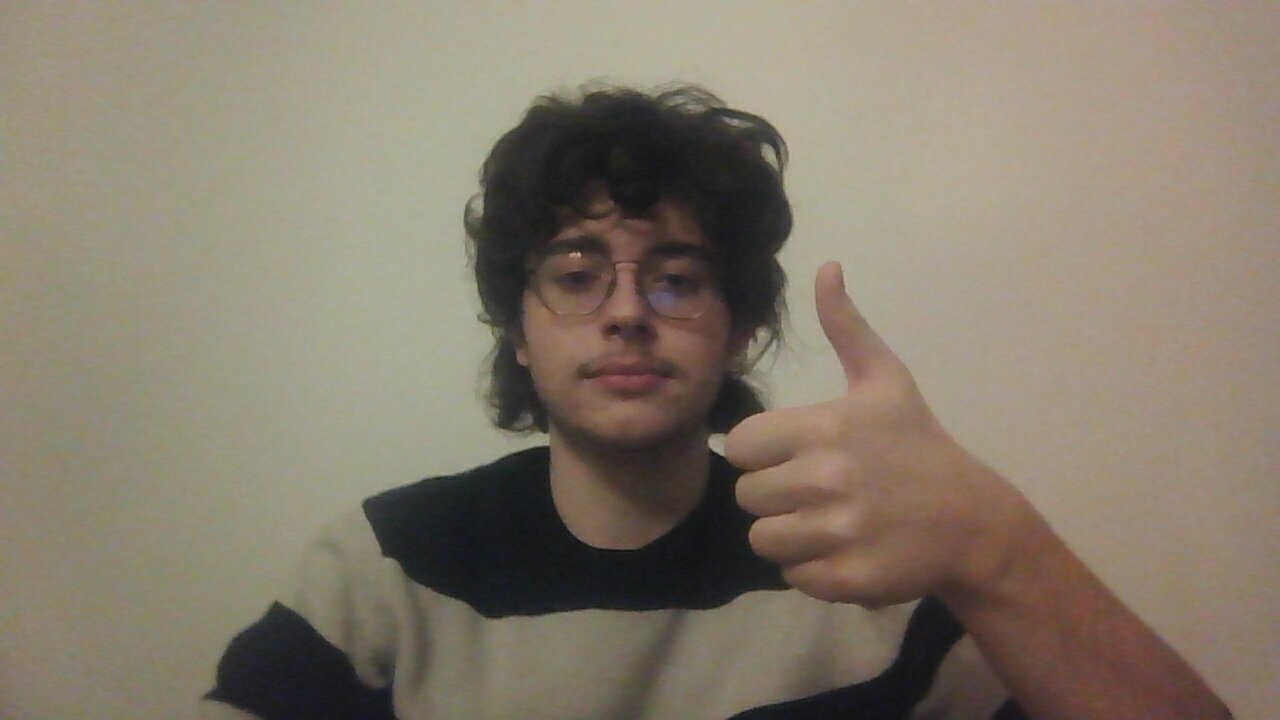
#> input picture fotoMiaProva.jpeg, 1280 x 720 px
$ python catenaria.py fotoMiaProva.jpeg 5 3
#> lines starting #> are read from the running program, lines starting #| are printed output that depends on the picture; after the words box and inside, x2 and y2 are one past the last pixel; in counts of white or black regions, pixels touching at a corner belong together
import cv2 as cv
import numpy as np
from matplotlib import pyplot as plt
import sys

#percorso file coordinate punti della parabola da fittare

coord_path = './lab/coord.txt'
open(coord_path, 'w').close()   #formatta il file delle coord prima di riscrivere


# Ottieni il percorso del file dall'argomento
if len(sys.argv) > 1:
    file_path = sys.argv[1]
    contour_index = int(sys.argv[2]) if len(sys.argv) > 2 else 4
    n_top_countours = int(sys.argv[3]) if len(sys.argv) > 2 else 5
else:
    file = input("Inserisci il nome del file: ")
    file_path = './lab/' + file
    contour_index = 4
    n_top_countours = 5

# Usa file_path ovunque
img = cv.imread(file_path, cv.IMREAD_GRAYSCALE)
#> img: shape (720, 1280); min 13, max 181, mean 124.5
assert img is not None, f"file {file_path} could not be read, check file path/integrity"
img = cv.medianBlur(img,5)

ret,th1 = cv.threshold(img,127,255,cv.THRESH_BINARY)
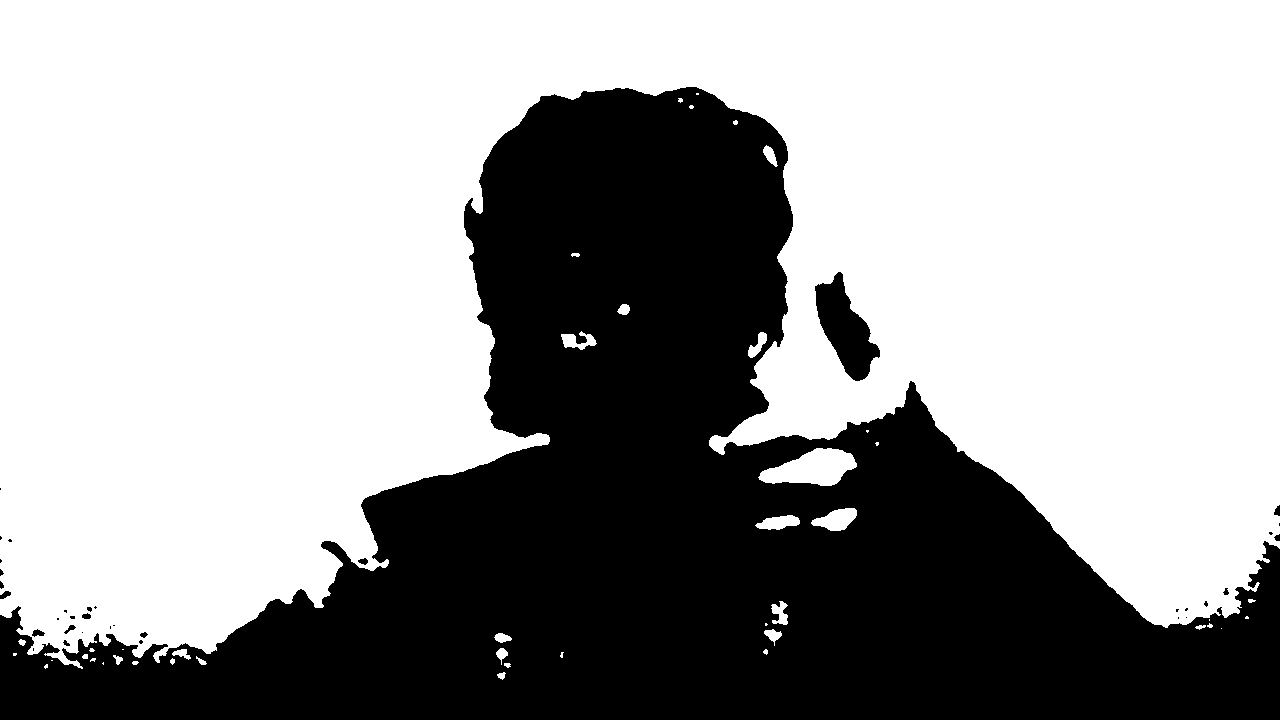
#> th1: shape (720, 1280); 62.5% white; 35 black regions (22 under 20 px), largest, box (x1, y1, x2, y2) and area: (0, 87, 1280, 720) 341058, (815, 272, 880, 381) 3529, (32, 629, 45, 637) 62
th2 = cv.adaptiveThreshold(img,255,cv.ADAPTIVE_THRESH_MEAN_C,\
            cv.THRESH_BINARY,11,2)
#> th2: shape (720, 1280); 92.3% white; 3657 black regions (3412 under 20 px), largest, box (x1, y1, x2, y2) and area: (362, 101, 922, 619) 17200, (464, 85, 726, 438) 6801, (815, 261, 1235, 720) 5023
th3 = cv.adaptiveThreshold(img,255,cv.ADAPTIVE_THRESH_GAUSSIAN_C,\
            cv.THRESH_BINARY,11,2)
#> th3: shape (720, 1280); 96.8% white; 1772 black regions (1671 under 20 px), largest, box (x1, y1, x2, y2) and area: (362, 446, 922, 619) 4524, (739, 137, 794, 377) 2037, (704, 377, 804, 581) 1665

titles = ['Original Image', 'Global Thresholding (v = 127)',
            'Adaptive Mean Thresholding', 'Adaptive Gaussian Thresholding']
images = [img, th1, th2, th3]

plt.figure("Correzione impurezze")
for i in range(4):
    plt.subplot(2,2,i+1),plt.imshow(images[i],'gray')
    plt.title(titles[i])
    plt.xticks([]),plt.yticks([])

#edge detection partendo dall'immagine pura         <---
plt.figure("edge detection pura")
edges = cv.Canny(img, 100, 200)
#> edges: shape (720, 1280); 0.4% white in thin lines or dots, all inside (x1, y1, x2, y2) = (205, 87, 1234, 720)

edgesPURE = edges

plt.subplot(121),plt.imshow(img,cmap = 'gray')
plt.title('Original Image'), plt.xticks([]), plt.yticks([])
plt.subplot(122),plt.imshow(edges,cmap = 'gray')
plt.title('Edge Image'), plt.xticks([]), plt.yticks([])

#edge detection post pulizia dell'adattiva gaussiana
plt.figure("edge detection from gaussian")
edges = cv.Canny(th3, 100, 200)
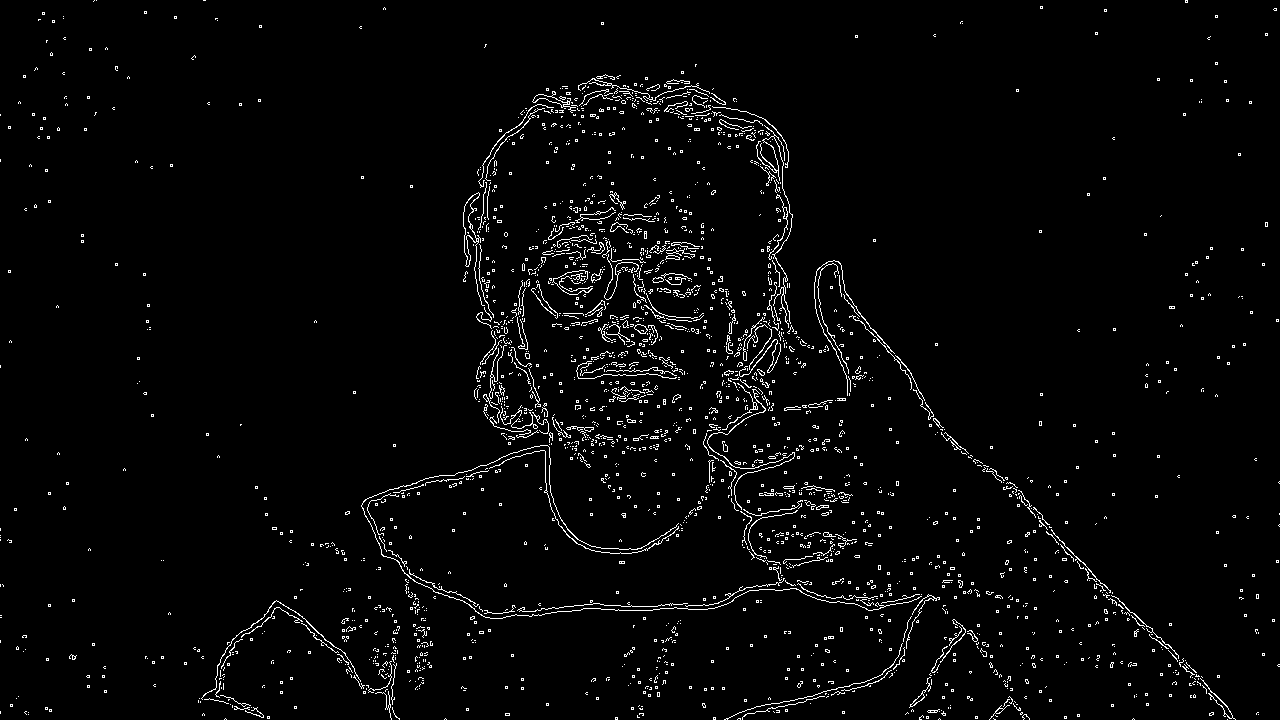
#> edges: shape (720, 1280); 2.7% white in thin lines or dots

plt.subplot(121),plt.imshow(img,cmap = 'gray')
plt.title('Original Image'), plt.xticks([]), plt.yticks([])
plt.subplot(122),plt.imshow(edges,cmap = 'gray')
plt.title('Edge Image'), plt.xticks([]), plt.yticks([])

# edges è già in scala di grigi
ret, thresh = cv.threshold(edgesPURE, 127, 255, 0)          #<--- ho messo qui il pure per evitare sporcizia
contours, hierarchy = cv.findContours(thresh, cv.RETR_TREE, cv.CHAIN_APPROX_SIMPLE)
#> contours = 40 contours, 25 with area under 20; largest, box (x1, y1, x2, y2) and area: (362, 428, 673, 619) 104, (249, 601, 346, 654) 68, (708, 395, 766, 468) 50, (478, 105, 546, 189) 50, (549, 463, 674, 550) 45

# Stampa informazioni sui contorni
print(f"Numero totale di contorni trovati: {len(contours)}")
#| Numero totale di contorni trovati: 40

# Carica l'immagine originale a colori
img_color = cv.imread(file_path)
#> img_color is the input picture: shape (720, 1280, 3); mean B, G, R 108, 123.2, 133.2

if img_color is not None and len(contours) > 0:
    # Ordina i contorni per area (dal più grande al più piccolo)
    #contours_sorted = sorted(contours, key=cv.contourArea, reverse=True)           !!<-CHATGPT

    contours_sorted = sorted(
        enumerate(contours),
        key=lambda x: cv.contourArea(x[1]),
        reverse=True
    )
#> contours_sorted = 40 items

    # [7 lines of commented-out code are left out]
    img_all_contours = img_color.copy()
    cv.drawContours(img_all_contours, contours, -1, (0,255,0), 2)
#> img_all_contours: shape (720, 1280, 3); 1.28% of pixels changed, all inside (x1, y1, x2, y2) = (204, 86, 1235, 720)

    plt.figure("Tutti i contorni")
    plt.imshow(cv.cvtColor(img_all_contours, cv.COLOR_BGR2RGB))
    plt.title(f'Tutti i {len(contours)} contorni')

    # Disegna i primi 5 contorni più grandi (escludendo eventualmente il bordo dell'immagine)
    img_top_contours = img_color.copy()
    # Salta il primo se è troppo grande (potrebbe essere il bordo)
    start_idx = 1 if len(contours_sorted) > 1 and cv.contourArea(contours_sorted[0][1]) > img.shape[0] * img.shape[1] * 0.9 else 0     ##CHAT GPT sostituisce contours_sorted[0] con contours_sorted[0][1]
#> start_idx = 0

    for i in range(start_idx, min(start_idx + n_top_countours, len(contours_sorted))):                    ## start_idx + 5 sostituito da me coon start_idx + n_top_countours
        cv.drawContours(img_top_contours, [contours_sorted[i][1]], 0, (0,255,0), 3)        ##CHATGPT sostituisce contours_sorted[i] con contours_sorted[i][1]
#> this loop made 3 passes
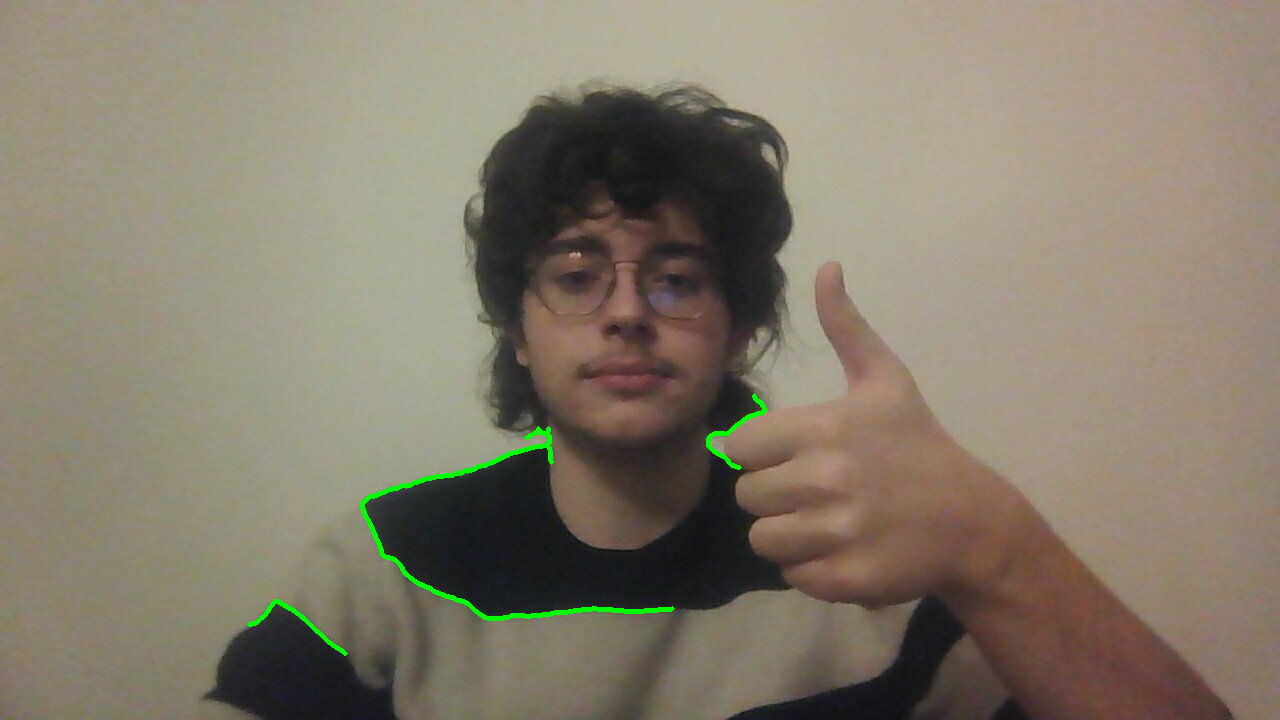
#> img_top_contours: shape (720, 1280, 3); 0.46% of pixels changed, all inside (x1, y1, x2, y2) = (247, 393, 768, 656)

    # [6 lines of commented-out code are left out]

    top_ids = [idx for idx, _ in contours_sorted[start_idx:start_idx + n_top_countours]]              ## start_idx + 5 sostituito da me coon start_idx + n_top_countours
#> top_ids = [11, 5, 13]
    print(f"\nID dei top {n_top_countours} contorni:", top_ids)
#| ID dei top 3 contorni: [11, 5, 13]


    plt.figure(f"Top {n_top_countours} contorni")
    plt.imshow(cv.cvtColor(img_top_contours, cv.COLOR_BGR2RGB))
    plt.title(f'Top {n_top_countours} contorni più grandi')

# [24 lines of commented-out code are left out]
    def getCoord(indiceContornoTarget):
        print(f"Coords di contorno {indiceContornoTarget}")
        if len(contours) > indiceContornoTarget:
            cnt = contours[indiceContornoTarget]
            img_single = img_color.copy()

            # Altezza dell'immagine per l'inversione
            height = img.shape[0]

            for point in contours[indiceContornoTarget]:
                x_raw = int(point[0][0])
                y_raw = int(point[0][1])

                # INVERSIONE ASSE Y
                x = x_raw
                y = height - y_raw  # Ora 0 è il fondo dell'immagine

                p_plot = (x_raw, y_raw) # Per il disegno su OpenCV (che vuole ancora l'origine in alto)
                p_calc = (x, y)         # Per il salvataggio su file (piano cartesiano)

                #print(f"Coord Originale: ({x_raw}, {y_raw}) -> Corretta: {p_calc}")

                with open(coord_path, "a") as f:
                    f.write(f"{p_calc[0]} {p_calc[1]}\n")

                # Disegno (usa le coordinate originali altrimenti non vedi i punti sull'immagine)
                cv.circle(img_single, p_plot, 2, (255, 0, 0), -1)

            cv.drawContours(img_single, [cnt], 0, (0,0,255), 3)
            plt.figure(f"Contorno {indiceContornoTarget}")
            plt.imshow(cv.cvtColor(img_single, cv.COLOR_BGR2RGB))
            plt.title(f'Contorno {indiceContornoTarget} (Visualizzazione Standard)')
#####
    getCoord(86)
    getCoord(87)
    getCoord(89)
    getCoord(192)
    getCoord(25)
#> after the loop in getCoord (call 5), `for point in contours[indiceContornoTarget]:`: img_single: shape (720, 1280, 3); under 0.01% of pixels changed, all inside (x1, y1, x2, y2) = (567, 252, 574, 259)
#> in getCoord (call 5), `cv.drawContours(img_single, [cnt], 0, (0,0,255), 3)`: img_single: shape (720, 1280, 3); mean B, G, R 108, 123.2, 133.2
    getCoord(26)
#> in getCoord (call 6), `cnt = contours[indiceContornoTarget]`: cnt = contour of 68 points, box (x1, y1, x2, y2) (467, 232, 483, 308), area 5
#> the loop in getCoord (call 6), `for point in contours[indiceContornoTarget]:` made 68 passes
#> (x_raw, y_raw, x, y) on passes 1 to 12: (467, 232, 467, 488), (467, 233, 467, 487), (468, 234, 468, 486), (468, 235, 468, 485), (472, 239, 472, 481), (472, 240, 472, 480), (473, 241, 473, 479), (473, 245, 473, 475), (474, 246, 474, 474), (474, 252, 474, 468), (474, 246, 474, 474), (473, 245, 473, 475)
#> after the loop in getCoord (call 6), `for point in contours[indiceContornoTarget]:`: img_single: shape (720, 1280, 3); 0.03% of pixels changed, all inside (x1, y1, x2, y2) = (465, 230, 485, 310)
#> in getCoord (call 6), `cv.drawContours(img_single, [cnt], 0, (0,0,255), 3)`:
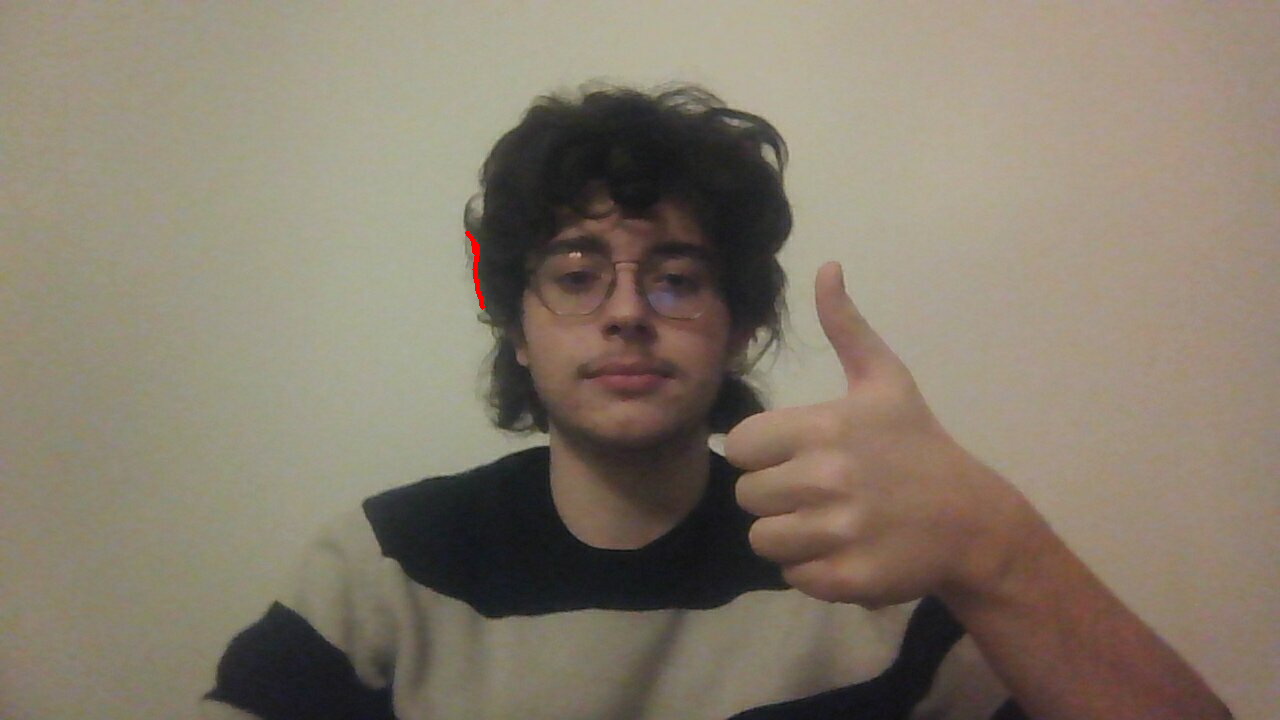
#> img_single: shape (720, 1280, 3); mean B, G, R 107.9, 123.2, 133.3
    getCoord(102)
    getCoord(37)
#> after the loop in getCoord (call 8), `for point in contours[indiceContornoTarget]:`: img_single: shape (720, 1280, 3); 0.02% of pixels changed, all inside (x1, y1, x2, y2) = (695, 85, 730, 108)
#> in getCoord (call 8), `cv.drawContours(img_single, [cnt], 0, (0,0,255), 3)`: img_single: shape (720, 1280, 3); mean B, G, R 107.9, 123.2, 133.3
    getCoord(130)
    getCoord(21)
#> after the loop in getCoord (call 10), `for point in contours[indiceContornoTarget]:`: img_single: shape (720, 1280, 3); 0.02% of pixels changed, all inside (x1, y1, x2, y2) = (778, 279, 792, 315)
#> in getCoord (call 10), `cv.drawContours(img_single, [cnt], 0, (0,0,255), 3)`: img_single: shape (720, 1280, 3); mean B, G, R 108, 123.2, 133.3
    getCoord(201)
    #getCoord(206)          #Interferenza
    getCoord(172)
    #getCoord(55)           #Interferenza
    #getCoord(184)          #Interferenza

else:
    print("Impossibile caricare l'immagine a colori o nessun contorno trovato")

plt.show()
